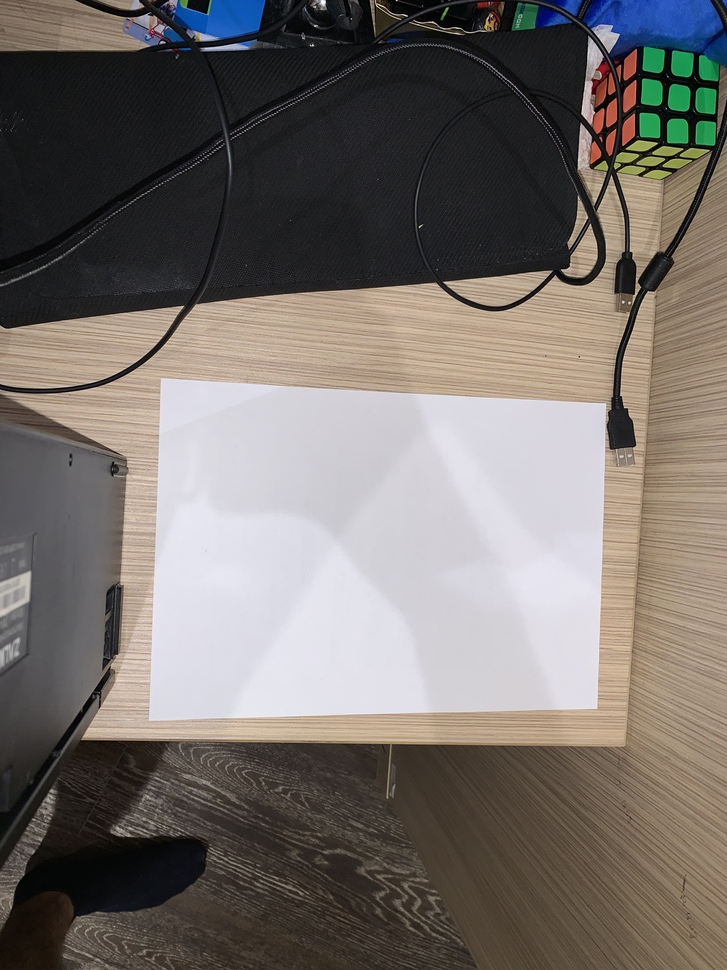
//> input picture data/calibration_photo.JPG, 727 x 970 px, shrunk from 3024 x 4032 before the run
$ ./main data/calibration_photo.JPG   (built with g++ and OpenCV 4)
//> lines starting //> are read from the running program, lines starting //| are printed output that depends on the picture; after the words box and inside, x2 and y2 are one past the last pixel; in counts of white or black regions, pixels touching at a corner belong together
// The "Paper Detector and Camera Pose Estimation" program.
// It loads several images sequentially and tries to find paper in
// each image

#include <opencv2/core/core.hpp>
#include <opencv2/highgui/highgui.hpp>
#include <opencv2/opencv.hpp>

#include <iostream>
#include <math.h>
#include <string.h>

using namespace cv;
using namespace std;

void help() {
    cout <<
         "\nA program using thresholding, eroding, contours, approximates a polygonal curve and\n"
         "to find paper in a list of images\n"
         << CV_VERSION << "\n" << endl;
}


RNG rng(12345);

// comparison function object
bool compareContourAreas(vector<Point> contour1, vector<Point> contour2) {
    double i = fabs(contourArea(Mat(contour1)));
    double j = fabs(contourArea(Mat(contour2)));
    return (i < j);
}

void detectPaperContours(const Mat &image, vector<vector<Point> > &contours) {
    contours.clear();

    // Convert to hsv-space, then split the channels
    Mat hsvImage;
    cvtColor(image, hsvImage, COLOR_BGR2HSV);
    Mat hsv[3];
    split(hsvImage, hsv);

    Mat threshed;
    // We threshold Saturation channel divided by Brightness channel to highlight paper
    threshold((hsv[1] / hsv[2] * 255), threshed, 50, 255, THRESH_BINARY_INV);

    Mat eroded;
    int morph_type = MORPH_RECT;
    int kernel_size = 5;
    Mat element = getStructuringElement(morph_type,
                                        Size(2 * kernel_size + 1, 2 * kernel_size + 1),
                                        Point(kernel_size, kernel_size));
    // We erode edges of paper to separate contours of paper
    erode(threshed, eroded, element);

    // Find all the external contours on the eroded image
    findContours(eroded, contours, RETR_EXTERNAL, CHAIN_APPROX_SIMPLE);

    // Find biggest contour
    sort(contours.begin(), contours.end(), compareContourAreas);
    vector<Point> biggestContour = contours[contours.size() - 1];

    double epsilon = 0.01 * arcLength(biggestContour, true);
    approxPolyDP(Mat(biggestContour), biggestContour, epsilon, true);
    vector<vector<Point> > temp(1, vector<Point>(biggestContour.size()));
    temp[0] = biggestContour;
    contours = temp;

//    imshow("threshed", threshed);
//    imshow("eroded", eroded);
}


// the function draws all the squares in the image
void drawPaperContours(Mat &image, const vector<vector<Point> > &contours) {
    for (int i = 0; i < contours.size(); i++) {
        drawContours(image, contours, i, CV_RGB(255, 0, 0), 5, 8, noArray(), 0, Point());
    }
}

double distanceFromOrigin(Point point) {
    return point.x * point.x + point.y * point.y;
}

bool comparePaperPoints(Point point1, Point point2) {
    return distanceFromOrigin(point1) < distanceFromOrigin(point2);
}

double rad2deg(const double rad) {
    return rad * 180.0 / CV_PI;
}

// Calculates rotation matrix to euler angles
Vec3f rotationMatrixToEulerAngles(Mat &R) {

    float sy = sqrt(R.at<double>(0, 0) * R.at<double>(0, 0) + R.at<double>(1, 0) * R.at<double>(1, 0));

    bool singular = sy < 1e-6; // If

    float x, y, z;
    if (!singular) {
        x = atan2(R.at<double>(2, 1), R.at<double>(2, 2));
        y = atan2(-R.at<double>(2, 0), sy);
        z = atan2(R.at<double>(1, 0), R.at<double>(0, 0));
    } else {
        x = atan2(-R.at<double>(1, 2), R.at<double>(1, 1));
        y = atan2(-R.at<double>(2, 0), sy);
        z = 0;
    }
    return Vec3f(rad2deg(x), rad2deg(y), rad2deg(z));
}

void calculatePoints(vector<Point2d> &image_points, vector<Point3d> &model_points,
                     const vector<vector<Point> > &contours) {
    vector<Point> paperEdges = contours[0];
    if (paperEdges.size() != 4) return;
    sort(paperEdges.begin(), paperEdges.end(), comparePaperPoints);

    // 2D image points
    image_points.push_back(paperEdges[0]);
    image_points.push_back(paperEdges[1]);
    image_points.push_back(paperEdges[2]);
    image_points.push_back(paperEdges[3]);
    // 3D model points
    model_points.emplace_back(0.0f, 0.0f, 0.0f);
    model_points.emplace_back(210.0f, 0.0f, 0.0f);
    model_points.emplace_back(0.0f, 297.0f, 0.0f);
    model_points.emplace_back(210.0f, 297.0f, 0.0f);
}

double distanceToCamera(double knownWidth, double focalLength, int perWidth) {
    //compute and return the distance from the paper to the camera
    return (knownWidth * focalLength) / perWidth;
}

double getFocalLength() {
    vector<vector<Point> > contours;
    Mat image = imread("../data/calibration_photo.JPG");
    detectPaperContours(image, contours);

    vector<Point2d> image_points;
    vector<Point3d> model_points;
    calculatePoints(image_points, model_points, contours);

    // initialize the known distance from the camera to the object, which
    // in this case is 47 centimeters
    double KNOWN_DISTANCE = 470.0;

    double knownWidth = model_points[3].y - model_points[0].y;
    double perWidth = image_points[3].y - image_points[0].y;

    double focalLength = (perWidth * KNOWN_DISTANCE) / knownWidth;

    return focalLength;
}

void poseEstimation(Mat &image, const vector<vector<Point> > &contours) {
    vector<Point2d> image_points;
    vector<Point3d> model_points;
    calculatePoints(image_points, model_points, contours);

    // Camera internals
    double focalLength = getFocalLength();
    Point2d center = cv::Point2d(image.cols / 2, image.rows / 2);
    cv::Mat camera_matrix = (cv::Mat_<double>(3, 3) << focalLength, 0, center.x, 0, focalLength, center.y, 0, 0, 1);
    cv::Mat dist_coeffs = cv::Mat::zeros(4, 1, cv::DataType<double>::type); // Assuming no lens distortion

    cout << "Camera Matrix " << endl << camera_matrix << endl;
    cv::Mat rotation_vector; // Rotation in axis-angle form
    cv::Mat translation_vector;

    // Solve for pose
    cv::solvePnP(model_points, image_points, camera_matrix, dist_coeffs, rotation_vector, translation_vector);

    Vec3f eulerAngles = rotationMatrixToEulerAngles(rotation_vector);

    double knownWidth = model_points[3].y - model_points[0].y;
    double perWidth = image_points[3].y - image_points[0].y;
    double distance = distanceToCamera(knownWidth, focalLength, perWidth);

    putText(image,
            format("Distance: %.1f cm, Euler angles: x: %.1f, y: %.1f, z: %.1f degrees", distance / 10, eulerAngles[0],
                   eulerAngles[1], eulerAngles[2]),
            cv::Point(image.cols / 15, image.rows / 25),
            cv::FONT_HERSHEY_PLAIN,
            5.0,
            CV_RGB(255, 0, 0), //font color
            7);
}


int main(int argc, char **argv) {
    if (argc < 2) {
        cout << "Usage: ./program <file>" << endl;
        return -1;
    }

    static const char *names[] = {argv[1], 0};

    help();
    vector<vector<Point> > contours;

    for (int i = 0; names[i] != 0; i++) {
        Mat image = imread(names[i]);
//> image is the input picture: 970 rows x 727 cols, CV_8UC3; mean B, G, R 106.2, 110.7, 117
        if (image.empty()) {
            cout << "Couldn't load " << names[i] << endl;
            continue;
        }

        detectPaperContours(image, contours);
//> in detectPaperContours, `split(hsvImage, hsv);`:
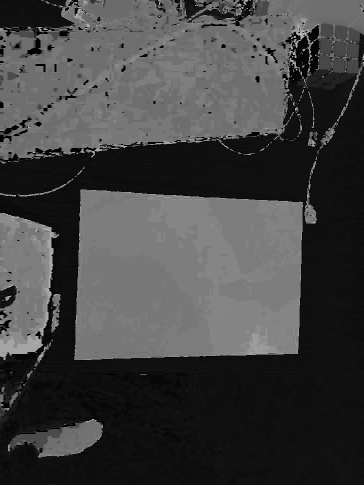
//> hsv[0]: 970 rows x 727 cols, CV_8UC1 (shown at 1/2 size); min 0, max 179, mean 66.5
//> in detectPaperContours, `split(hsvImage, hsv);`:
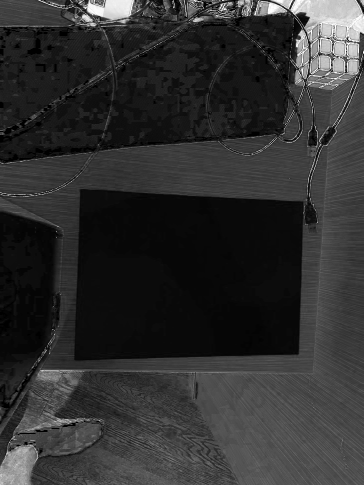
//> hsv[1]: 970 rows x 727 cols, CV_8UC1 (shown at 1/2 size); min 0, max 255, mean 47.8
//> in detectPaperContours, `threshold((hsv[1] / hsv[2] * 255), threshed, 50, 255, THRESH_BINARY_IN..`:
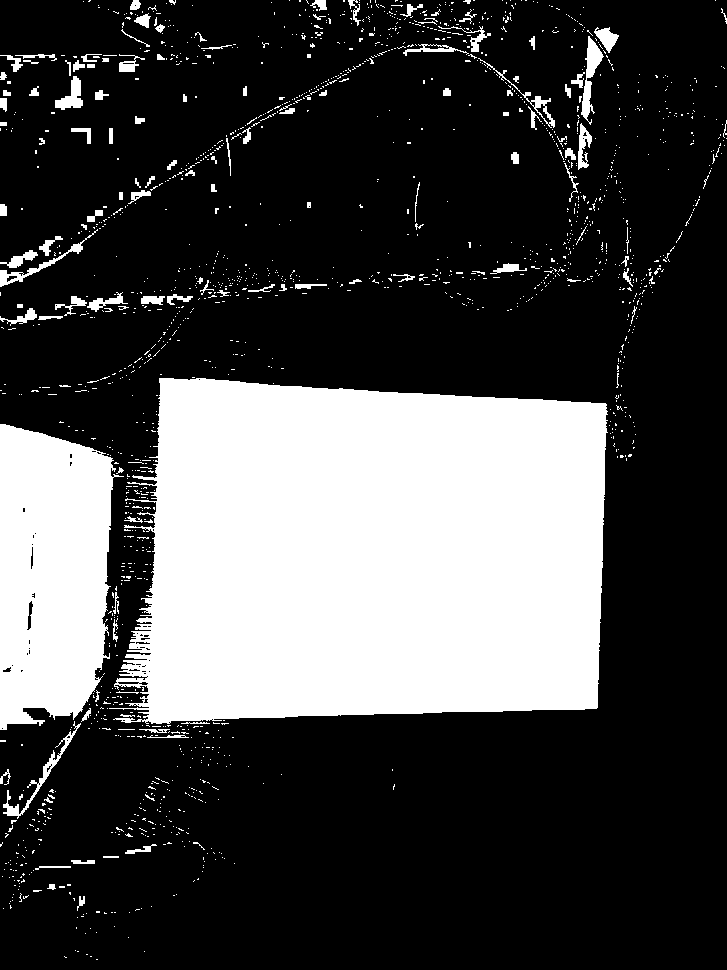
//> threshed: 970 rows x 727 cols, CV_8UC1; 27.3% white; 1684 white regions (1556 under 20 px), largest, box (x1, y1, x2, y2) and area: (109, 378, 608, 724) 147409, (0, 424, 124, 730) 29260, (581, 36, 604, 125) 739
//> in detectPaperContours, `erode(threshed, eroded, element);`:
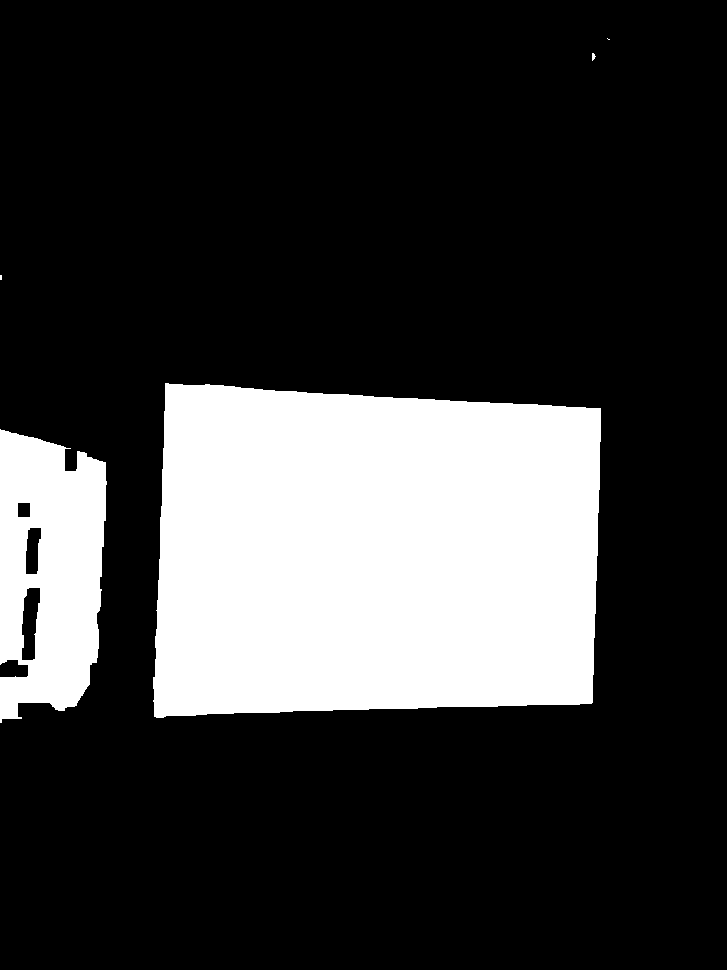
//> eroded: 970 rows x 727 cols, CV_8UC1; 22.9% white; 5 white regions (2 under 20 px)
//> in detectPaperContours, `findContours(eroded, contours, RETR_EXTERNAL, CHAIN_APPROX_SIMPLE);`: contours = 5 contours, 3 with area under 20; largest, box (x1, y1, x2, y2) and area: (153, 383, 601, 718) 136586, (0, 429, 107, 723) 25261
//> in compareContourAreas, `double i = fabs(contourArea(Mat(contour1)));`: i = 136585.5
//> in compareContourAreas, `double j = fabs(contourArea(Mat(contour2)));`: j = 25261
//> in detectPaperContours, `vector<Point> biggestContour = contours[contours.size() - 1];`: biggestContour = contour of 141 points, box (x1, y1, x2, y2) (153, 383, 601, 718), area 136586
//> in detectPaperContours, `double epsilon = 0.01 * arcLength(biggestContour, true);`: epsilon = 15.3
//> in detectPaperContours, `approxPolyDP(Mat(biggestContour), biggestContour, epsilon, true);`: biggestContour = 4 Points (x, y): [165, 383], [154, 716], [592, 702], [600, 408]
//> in detectPaperContours, `vector<vector<Point> > temp(1, vector<Point>(biggestContour.size()));`: temp = 1 contour, all with area under 20
//> in detectPaperContours, `temp[0] = biggestContour;`: temp = 1 contour; box (x1, y1, x2, y2) and area: (154, 383, 601, 717) 136895
//> in detectPaperContours, `contours = temp;`: contours has the same summary as temp
//> contours has the same summary as temp in detectPaperContours
        drawPaperContours(image, contours);
//> the loop in drawPaperContours, `for (int i = 0; i < contours.size(); i++)` made 1 pass
//> after the loop in drawPaperContours, `for (int i = 0; i < contours.size(); i++)`:
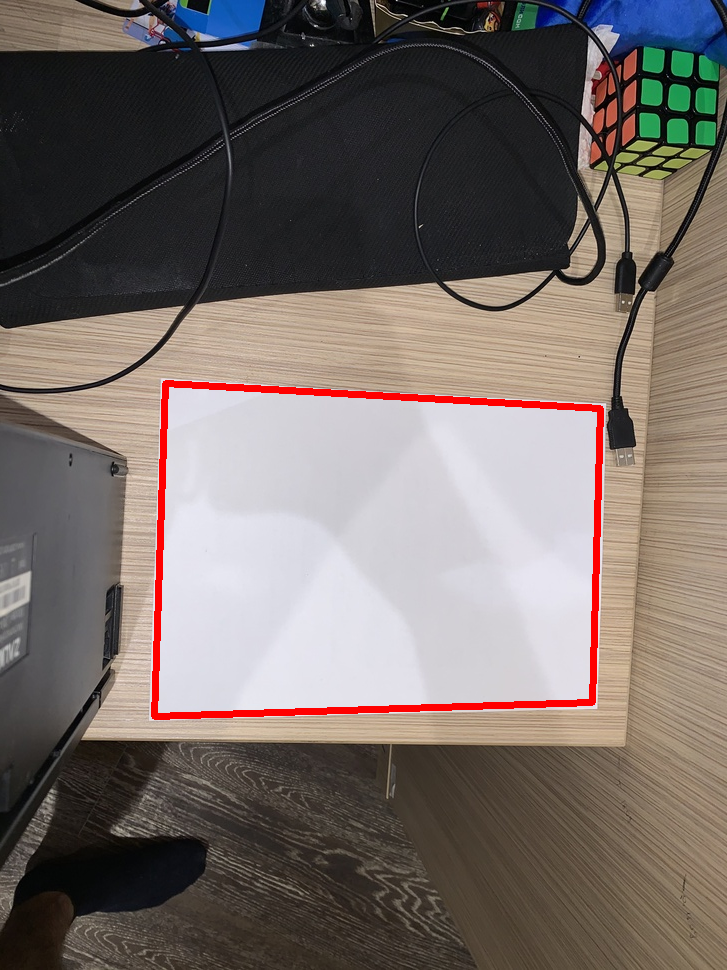
//> image: 970 rows x 727 cols, CV_8UC3; 1.49% of pixels changed, all inside (x1, y1, x2, y2) = (151, 380, 604, 720)
        poseEstimation(image, contours);
//> in calculatePoints, `vector<Point> paperEdges = contours[0];`: paperEdges has the same summary as biggestContour in detectPaperContours
//> in calculatePoints, `sort(paperEdges.begin(), paperEdges.end(), comparePaperPoints);`: paperEdges = 4 Points (x, y): [165, 383], [600, 408], [154, 716], [592, 702]
//> in calculatePoints, `image_points.push_back(paperEdges[0]);`: image_points = 1 Point (x, y): [165, 383]
//> in calculatePoints, `image_points.push_back(paperEdges[1]);`: image_points = 2 Points (x, y): [165, 383], [600, 408]
//> in calculatePoints, `image_points.push_back(paperEdges[2]);`: image_points = 3 Points (x, y): [165, 383], [600, 408], [154, 716]
//> in calculatePoints, `image_points.push_back(paperEdges[3]);`: image_points has the same summary as paperEdges
//> in calculatePoints, `model_points.emplace_back(0.0f, 0.0f, 0.0f);`: model_points = 1 Point3: [0, 0, 0]
//> in calculatePoints, `model_points.emplace_back(210.0f, 0.0f, 0.0f);`: model_points = 2 Point3s: [0, 0, 0], [210, 0, 0]
//> in calculatePoints, `model_points.emplace_back(0.0f, 297.0f, 0.0f);`: model_points = 3 Point3s: [0, 0, 0], [210, 0, 0], [0, 297, 0]
//> in calculatePoints, `model_points.emplace_back(210.0f, 297.0f, 0.0f);`: model_points = 4 Point3s: [0, 0, 0], [210, 0, 0], [0, 297, 0], [210, 297, 0]
//> in poseEstimation, `calculatePoints(image_points, model_points, contours);`: image_points has the same summary as paperEdges in calculatePoints
//> in detectPaperContours (call 2), `vector<vector<Point> > temp(1, vector<Point>(biggestContour.size()));`: temp = 1 contour, all with area under 20
//> in detectPaperContours (call 2), `temp[0] = biggestContour;`: temp = 1 contour; box (x1, y1, x2, y2) and area: (154, 383, 601, 717) 136895
//> in detectPaperContours (call 2), `contours = temp;`: contours has the same summary as temp
//> in getFocalLength, `detectPaperContours(image, contours);`: contours has the same summary as temp in detectPaperContours
//> in getFocalLength, `calculatePoints(image_points, model_points, contours);`: image_points has the same summary as paperEdges in calculatePoints
//> in getFocalLength, `double knownWidth = model_points[3].y - model_points[0].y;`: knownWidth = 297
//> in getFocalLength, `double perWidth = image_points[3].y - image_points[0].y;`: perWidth = 319
//> in getFocalLength, `double focalLength = (perWidth * KNOWN_DISTANCE) / knownWidth;`: focalLength = 504.8
//> in poseEstimation, `cv::Mat camera_matrix = (cv::Mat_<double>(3, 3) << focalLength, 0, cen..`: camera_matrix = [[504.8, 0, 363], [0, 504.8, 485], [0, 0, 1]]
//| Camera Matrix
//| [504.8148148148148, 0, 363;
//|  0, 504.8148148148148, 485;
//|  0, 0, 1]
//> in poseEstimation, `cv::solvePnP(model_points, image_points, camera_matrix, dist_coeffs, r..`: rotation_vector = [0.627, -0.0157, 0.0164]; translation_vector = [-94.04, -46.92, 228.3]
//> in rotationMatrixToEulerAngles, `float sy = sqrt(R.at<double>(0, 0) * R.at<double>(0, 0) + R.at<double>..`: sy = 0.627
//> in rotationMatrixToEulerAngles, `bool singular = sy < 1e-6;`: singular = false
//> in rotationMatrixToEulerAngles, `x = atan2(R.at<double>(2, 1), R.at<double>(2, 2));`: x = 0
//> in rotationMatrixToEulerAngles, `y = atan2(-R.at<double>(2, 0), sy);`: y = -0.0262
//> in rotationMatrixToEulerAngles, `z = atan2(R.at<double>(1, 0), R.at<double>(0, 0));`: z = -0.025
//> in poseEstimation, `Vec3f eulerAngles = rotationMatrixToEulerAngles(rotation_vector);`: eulerAngles = [0, -1.5, -1.43]
//> in poseEstimation, `double knownWidth = model_points[3].y - model_points[0].y;`: knownWidth = 297
//> in poseEstimation, `double perWidth = image_points[3].y - image_points[0].y;`: perWidth = 319
//> in poseEstimation, `double distance = distanceToCamera(knownWidth, focalLength, perWidth);`: distance = 470
//> in poseEstimation, `putText(image, format("Distance: %.1f cm, Euler angles: x: %.1f, y: %...`:
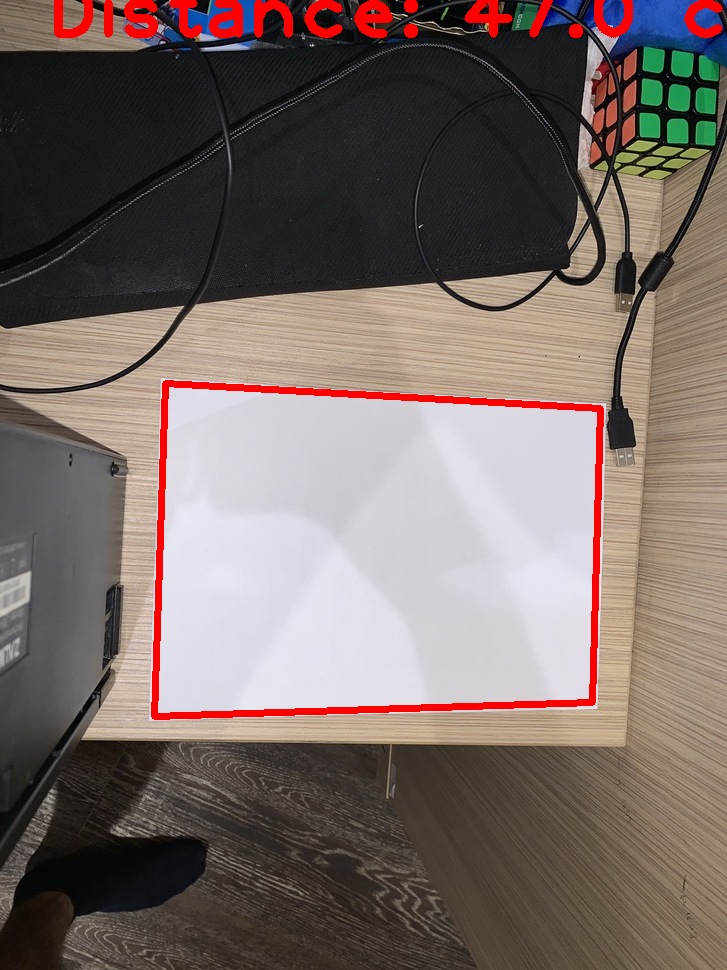
//> image: 970 rows x 727 cols, CV_8UC3; 1.3% of pixels changed, all inside (x1, y1, x2, y2) = (54, 0, 723, 38)
        imwrite("../out.jpg", image);
    }

    return 0;
}
